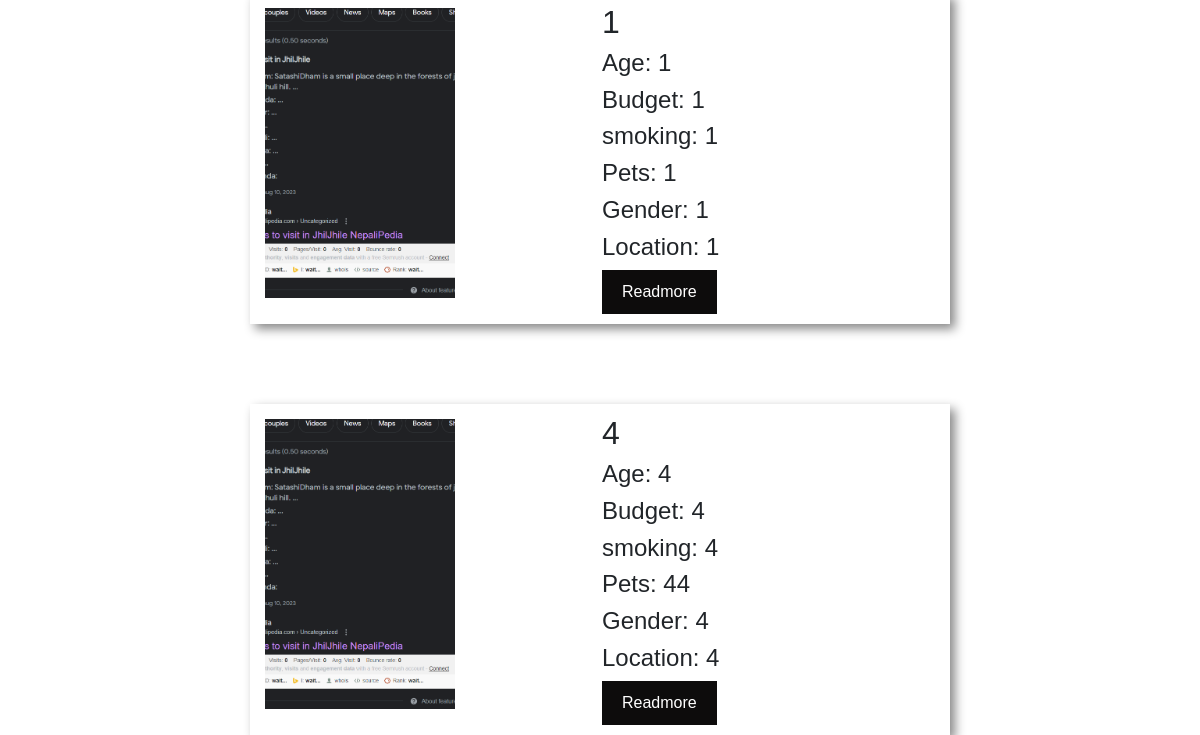
The page /search/ (lower part) on the database as committed earlier.
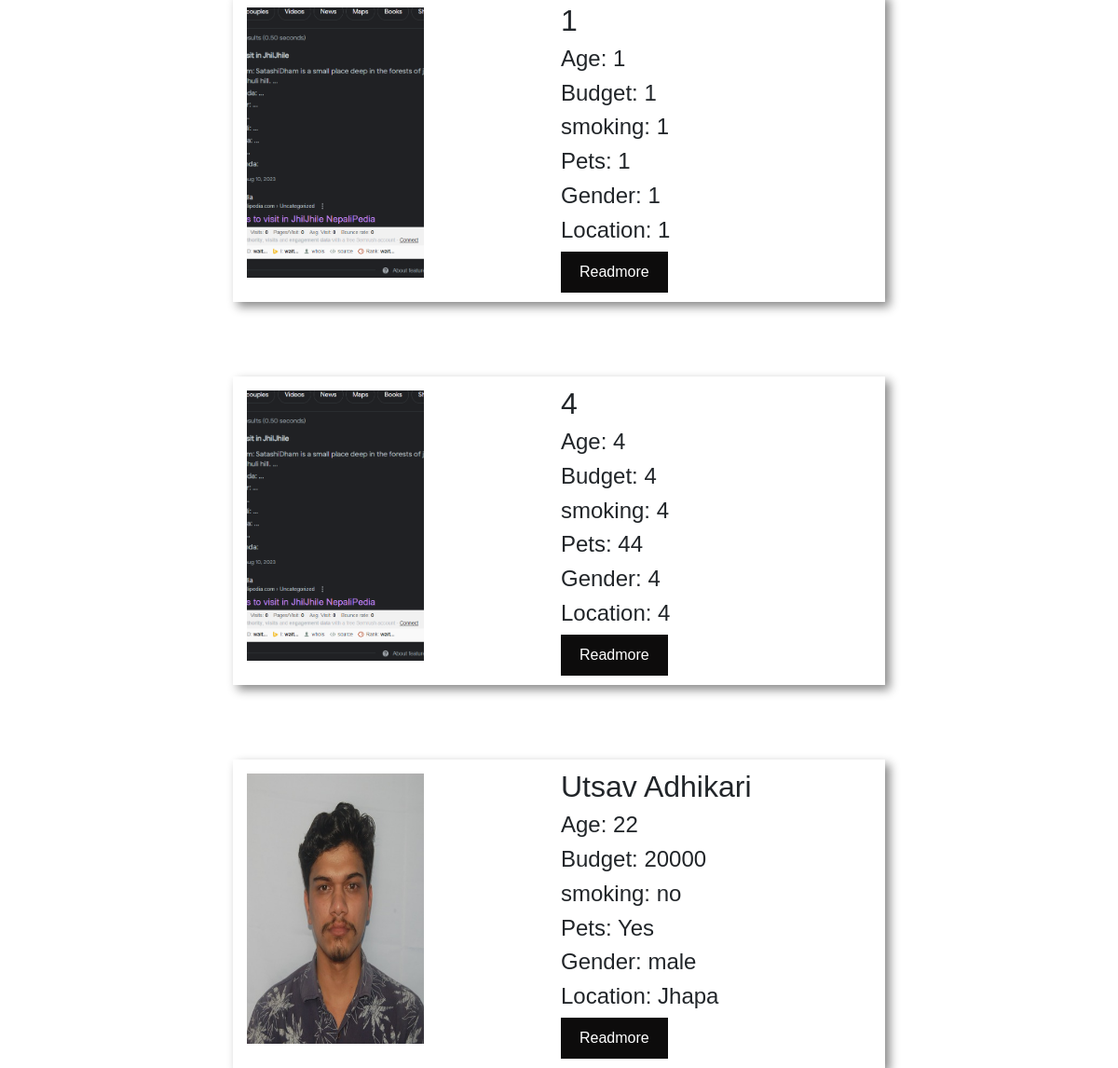
The same page on the database as committed later.
### mysite/models.py (models this page shows)
class Profile (models.Model):
    image = models.ImageField(default='default_image.jpg',upload_to="image")
    full_name = models.CharField("full_name", max_length=30)
    gender = models.CharField("gender",max_length=50)
    age = models.IntegerField("age")
    phone = models.IntegerField("phone")
    currentL = models.CharField("clocation",max_length=50)
    occupation = models.CharField("occupation", max_length=50)
    smoking = models.CharField("smoking",max_length=50)
    pets = models.CharField("pets", max_length=50)
    budget= models.IntegerField("budget")
    social = models.CharField("social",max_length=50)
    description =models.CharField("description",default='',max_length=70)

### mysite/views.py (the view)
# urls.py: path('search/', views.search, name='search'),
def search(request):
    query = request.GET.get('search','')
    profiles = Profile.objects.all()
    if query:
        profiles = profiles.filter(
            Q(full_name__icontains=query)| Q(currentL__icontains=query| Q(age__icontains=query)| Q(budget__icontains=query)| Q(occupation__icontains=query)| Q(gender__icontains=query))
        )
    return render(request, 'main/search.html',{'profiles':profiles, 'query':query})

### templates/main/search.html (shortened to what this page needs)
{% include '../base/base.html' %}
{%load static%}
{%block css%}
    <link rel="stylesheet" href="{%static 'css/dash.css'%}">
{%endblock%}
{%block navbar%}
    {%include 'main/user_nav.html'%}
{%endblock%}
{%block content%}
<div class="container">
    {% for profile in profiles %}
            <div class="box">
                <div class="heading">
                    <h2>{{ profile.full_name }}</h2>
                    <h4>Age: {{ profile.age }}</h4>
                    <h4>Budget: {{ profile.budget }}</h4>
                    <h4>smoking: {{ profile.smoking }}</h4>
                    <h4>Pets: {{ profile.pets }}</h4>
                     <h4>Gender: {{ profile.gender }}</h4>
                     <h4>Location: {{ profile.currentL }}</h4>
                </div>
            <img src="{{profile.image.url}}" alt="" height="200" width="200">
                <div class="text">
                    <a href="" class="read-more" id="readMoreLink">Readmore</a>
                </div>
            </div>
    {%endfor%}
</div>
{%endblock%}

Rows that differ between the two databases and show on the page:
added Profile: full_name "Utsav Adhikari", age "22", budget "20000", smoking "no", pets "Yes", gender "male", currentL "Jhapa", image (picture)
